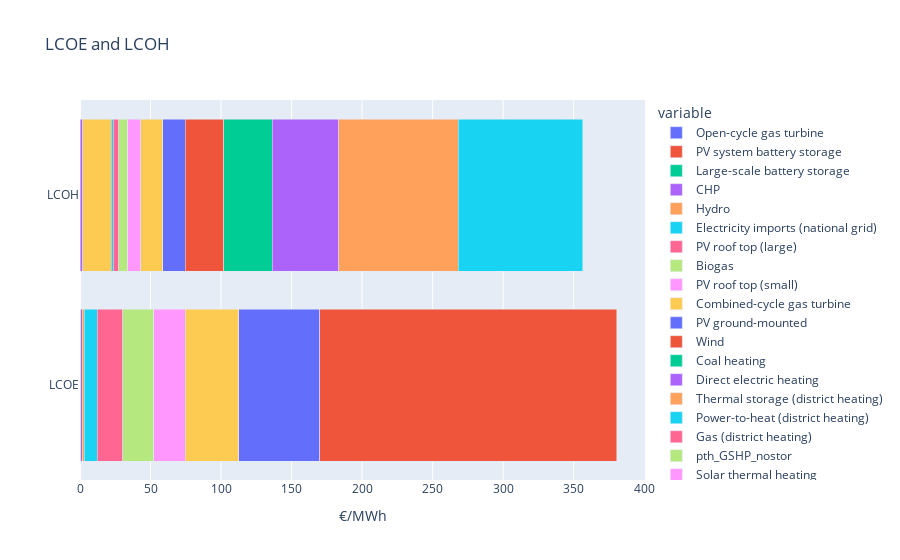

This figure's notebook cell:
### Markdown cell above
## compare LCOE, LCOH

### Code cell
values = ['LCOE','LCOH']

df = pd.DataFrame([results_scns[scenario]['results_t'][i] for i in values], index=values)

df = df.rename(columns=PRINT_NAMES)

df = df.sort_values(by=values, axis=1, ascending=True)

fig = px.bar(df, orientation='h', title='LCOE and LCOH')

fig.update_layout(barmode='stack', xaxis={'categoryorder':'total ascending'})
fig.update_xaxes(title_text='€/MWh')
fig.update_yaxes(title_text='')
fig.show()

### Figure 1 — Plotly figure (JSON) as saved in the notebook; plotly's stock layout.template omitted (floating-point values rounded to 4 significant figures)
{"data": [{"alignmentgroup": "True", "hovertemplate": "variable=Open-cycle gas turbine<br>value=%{x}<br>index=%{y}<extra></extra>", "legendgroup": "Open-cycle gas turbine", "marker": {"color": "#636efa"}, "name": "Open-cycle gas turbine", "offsetgroup": "Open-cycle gas turbine", "orientation": "h", "showlegend": true, "textposition": "auto", "type": "bar", "x": [0, null], "xaxis": "x", "y": ["LCOE", "LCOH"], "yaxis": "y"}, {"alignmentgroup": "True", "hovertemplate": "variable=PV system battery storage<br>value=%{x}<br>index=%{y}<extra></extra>", "legendgroup": "PV system battery storage", "marker": {"color": "#EF553B"}, "name": "PV system battery storage", "offsetgroup": "PV system battery storage", "orientation": "h", "showlegend": true, "textposition": "auto", "type": "bar", "x": [0, null], "xaxis": "x", "y": ["LCOE", "LCOH"], "yaxis": "y"}, {"alignmentgroup": "True", "hovertemplate": "variable=Large-scale battery storage<br>value=%{x}<br>index=%{y}<extra></extra>", "legendgroup": "Large-scale battery storage", "marker": {"color": "#00cc96"}, "name": "Large-scale battery storage", "offsetgroup": "Large-scale battery storage", "orientation": "h", "showlegend": true, "textposition": "auto", "type": "bar", "x": [0.3843, null], "xaxis": "x", "y": ["LCOE", "LCOH"], "yaxis": "y"}, {"alignmentgroup": "True", "hovertemplate": "variable=CHP<br>value=%{x}<br>index=%{y}<extra></extra>", "legendgroup": "CHP", "marker": {"color": "#ab63fa"}, "name": "CHP", "offsetgroup": "CHP", "orientation": "h", "showlegend": true, "textposition": "auto", "type": "bar", "x": [1.265, 1.779], "xaxis": "x", "y": ["LCOE", "LCOH"], "yaxis": "y"}, {"alignmentgroup": "True", "hovertemplate": "variable=Hydro<br>value=%{x}<br>index=%{y}<extra></extra>", "legendgroup": "Hydro", "marker": {"color": "#FFA15A"}, "name": "Hydro", "offsetgroup": "Hydro", "orientation": "h", "showlegend": true, "textposition": "auto", "type": "bar", "x": [1.369, null], "xaxis": "x", "y": ["LCOE", "LCOH"], "yaxis": "y"}, {"alignmentgroup": "True", "hovertemplate": "variable=Electricity imports (national grid)<br>value=%{x}<br>index=%{y}<extra></extra>", "legendgroup": "Electricity imports (national grid)", "marker": {"color": "#19d3f3"}, "name": "Electricity imports (national grid)", "offsetgroup": "Electricity imports (national grid)", "orientation": "h", "showlegend": true, "textposition": "auto", "type": "bar", "x": [9.365, null], "xaxis": "x", "y": ["LCOE", "LCOH"], "yaxis": "y"}, {"alignmentgroup": "True", "hovertemplate": "variable=PV roof top (large)<br>value=%{x}<br>index=%{y}<extra></extra>", "legendgroup": "PV roof top (large)", "marker": {"color": "#FF6692"}, "name": "PV roof top (large)", "offsetgroup": "PV roof top (large)", "orientation": "h", "showlegend": true, "textposition": "auto", "type": "bar", "x": [17.86, null], "xaxis": "x", "y": ["LCOE", "LCOH"], "yaxis": "y"}, {"alignmentgroup": "True", "hovertemplate": "variable=Biogas<br>value=%{x}<br>index=%{y}<extra></extra>", "legendgroup": "Biogas", "marker": {"color": "#B6E880"}, "name": "Biogas", "offsetgroup": "Biogas", "orientation": "h", "showlegend": true, "textposition": "auto", "type": "bar", "x": [21.93, null], "xaxis": "x", "y": ["LCOE", "LCOH"], "yaxis": "y"}, {"alignmentgroup": "True", "hovertemplate": "variable=PV roof top (small)<br>value=%{x}<br>index=%{y}<extra></extra>", "legendgroup": "PV roof top (small)", "marker": {"color": "#FF97FF"}, "name": "PV roof top (small)", "offsetgroup": "PV roof top (small)", "orientation": "h", "showlegend": true, "textposition": "auto", "type": "bar", "x": [22.38, null], "xaxis": "x", "y": ["LCOE", "LCOH"], "yaxis": "y"}, {"alignmentgroup": "True", "hovertemplate": "variable=Combined-cycle gas turbine<br>value=%{x}<br>index=%{y}<extra></extra>", "legendgroup": "Combined-cycle gas turbine", "marker": {"color": "#FECB52"}, "name": "Combined-cycle gas turbine", "offsetgroup": "Combined-cycle gas turbine", "orientation": "h", "showlegend": true, "textposition": "auto", "type": "bar", "x": [38.03, 20.21], "xaxis": "x", "y": ["LCOE", "LCOH"], "yaxis": "y"}, {"alignmentgroup": "True", "hovertemplate": "variable=PV ground-mounted<br>value=%{x}<br>index=%{y}<extra></extra>", "legendgroup": "PV ground-mounted", "marker": {"color": "#636efa"}, "name": "PV ground-mounted", "offsetgroup": "PV ground-mounted", "orientation": "h", "showlegend": true, "textposition": "auto", "type": "bar", "x": [57.25, null], "xaxis": "x", "y": ["LCOE", "LCOH"], "yaxis": "y"}, {"alignmentgroup": "True", "hovertemplate": "variable=Wind<br>value=%{x}<br>index=%{y}<extra></extra>", "legendgroup": "Wind", "marker": {"color": "#EF553B"}, "name": "Wind", "offsetgroup": "Wind", "orientation": "h", "showlegend": true, "textposition": "auto", "type": "bar", "x": [210.7, null], "xaxis": "x", "y": ["LCOE", "LCOH"], "yaxis": "y"}, {"alignmentgroup": "True", "hovertemplate": "variable=Coal heating<br>value=%{x}<br>index=%{y}<extra></extra>", "legendgroup": "Coal heating", "marker": {"color": "#00cc96"}, "name": "Coal heating", "offsetgroup": "Coal heating", "orientation": "h", "showlegend": true, "textposition": "auto", "type": "bar", "x": [null, 0], "xaxis": "x", "y": ["LCOE", "LCOH"], "yaxis": "y"}, {"alignmentgroup": "True", "hovertemplate": "variable=Direct electric heating<br>value=%{x}<br>index=%{y}<extra></extra>", "legendgroup": "Direct electric heating", "marker": {"color": "#ab63fa"}, "name": "Direct electric heating", "offsetgroup": "Direct electric heating", "orientation": "h", "showlegend": true, "textposition": "auto", "type": "bar", "x": [null, 0], "xaxis": "x", "y": ["LCOE", "LCOH"], "yaxis": "y"}, {"alignmentgroup": "True", "hovertemplate": "variable=Thermal storage (district heating)<br>value=%{x}<br>index=%{y}<extra></extra>", "legendgroup": "Thermal storage (district heating)", "marker": {"color": "#FFA15A"}, "name": "Thermal storage (district heating)", "offsetgroup": "Thermal storage (district heating)", "orientation": "h", "showlegend": true, "textposition": "auto", "type": "bar", "x": [null, 0.04512], "xaxis": "x", "y": ["LCOE", "LCOH"], "yaxis": "y"}, {"alignmentgroup": "True", "hovertemplate": "variable=Power-to-heat (district heating)<br>value=%{x}<br>index=%{y}<extra></extra>", "legendgroup": "Power-to-heat (district heating)", "marker": {"color": "#19d3f3"}, "name": "Power-to-heat (district heating)", "offsetgroup": "Power-to-heat (district heating)", "orientation": "h", "showlegend": true, "textposition": "auto", "type": "bar", "x": [null, 1.433], "xaxis": "x", "y": ["LCOE", "LCOH"], "yaxis": "y"}, {"alignmentgroup": "True", "hovertemplate": "variable=Gas (district heating)<br>value=%{x}<br>index=%{y}<extra></extra>", "legendgroup": "Gas (district heating)", "marker": {"color": "#FF6692"}, "name": "Gas (district heating)", "offsetgroup": "Gas (district heating)", "orientation": "h", "showlegend": true, "textposition": "auto", "type": "bar", "x": [null, 4.115], "xaxis": "x", "y": ["LCOE", "LCOH"], "yaxis": "y"}, {"alignmentgroup": "True", "hovertemplate": "variable=pth_GSHP_nostor<br>value=%{x}<br>index=%{y}<extra></extra>", "legendgroup": "pth_GSHP_nostor", "marker": {"color": "#B6E880"}, "name": "pth_GSHP_nostor", "offsetgroup": "pth_GSHP_nostor", "orientation": "h", "showlegend": true, "textposition": "auto", "type": "bar", "x": [null, 6.399], "xaxis": "x", "y": ["LCOE", "LCOH"], "yaxis": "y"}, {"alignmentgroup": "True", "hovertemplate": "variable=Solar thermal heating<br>value=%{x}<br>index=%{y}<extra></extra>", "legendgroup": "Solar thermal heating", "marker": {"color": "#FF97FF"}, "name": "Solar thermal heating", "offsetgroup": "Solar thermal heating", "orientation": "h", "showlegend": true, "textposition": "auto", "type": "bar", "x": [null, 9.156], "xaxis": "x", "y": ["LCOE", "LCOH"], "yaxis": "y"}, {"alignmentgroup": "True", "hovertemplate": "variable=pth_GSHP_stor<br>value=%{x}<br>index=%{y}<extra></extra>", "legendgroup": "pth_GSHP_stor", "marker": {"color": "#FECB52"}, "name": "pth_GSHP_stor", "offsetgroup": "pth_GSHP_stor", "orientation": "h", "showlegend": true, "textposition": "auto", "type": "bar", "x": [null, 15.67], "xaxis": "x", "y": ["LCOE", "LCOH"], "yaxis": "y"}, {"alignmentgroup": "True", "hovertemplate": "variable=Wood heating<br>value=%{x}<br>index=%{y}<extra></extra>", "legendgroup": "Wood heating", "marker": {"color": "#636efa"}, "name": "Wood heating", "offsetgroup": "Wood heating", "orientation": "h", "showlegend": true, "textposition": "auto", "type": "bar", "x": [null, 15.96], "xaxis": "x", "y": ["LCOE", "LCOH"], "yaxis": "y"}, {"alignmentgroup": "True", "hovertemplate": "variable=Oil heating<br>value=%{x}<br>index=%{y}<extra></extra>", "legendgroup": "Oil heating", "marker": {"color": "#EF553B"}, "name": "Oil heating", "offsetgroup": "Oil heating", "orientation": "h", "showlegend": true, "textposition": "auto", "type": "bar", "x": [null, 27.0], "xaxis": "x", "y": ["LCOE", "LCOH"], "yaxis": "y"}, {"alignmentgroup": "True", "hovertemplate": "variable=pth_ASHP_nostor<br>value=%{x}<br>index=%{y}<extra></extra>", "legendgroup": "pth_ASHP_nostor", "marker": {"color": "#00cc96"}, "name": "pth_ASHP_nostor", "offsetgroup": "pth_ASHP_nostor", "orientation": "h", "showlegend": true, "textposition": "auto", "type": "bar", "x": [null, 34.65], "xaxis": "x", "y": ["LCOE", "LCOH"], "yaxis": "y"}, {"alignmentgroup": "True", "hovertemplate": "variable=Thermal storage<br>value=%{x}<br>index=%{y}<extra></extra>", "legendgroup": "Thermal storage", "marker": {"color": "#ab63fa"}, "name": "Thermal storage", "offsetgroup": "Thermal storage", "orientation": "h", "showlegend": true, "textposition": "auto", "type": "bar", "x": [null, 46.91], "xaxis": "x", "y": ["LCOE", "LCOH"], "yaxis": "y"}, {"alignmentgroup": "True", "hovertemplate": "variable=pth_ASHP_stor<br>value=%{x}<br>index=%{y}<extra></extra>", "legendgroup": "pth_ASHP_stor", "marker": {"color": "#FFA15A"}, "name": "pth_ASHP_stor", "offsetgroup": "pth_ASHP_stor", "orientation": "h", "showlegend": true, "textposition": "auto", "type": "bar", "x": [null, 84.84], "xaxis": "x", "y": ["LCOE", "LCOH"], "yaxis": "y"}, {"alignmentgroup": "True", "hovertemplate": "variable=Gas heating<br>value=%{x}<br>index=%{y}<extra></extra>", "legendgroup": "Gas heating", "marker": {"color": "#19d3f3"}, "name": "Gas heating", "offsetgroup": "Gas heating", "orientation": "h", "showlegend": true, "textposition": "auto", "type": "bar", "x": [null, 88.35], "xaxis": "x", "y": ["LCOE", "LCOH"], "yaxis": "y"}], "layout": {"barmode": "stack", "legend": {"title": {"text": "variable"}, "tracegroupgap": 0}, "title": {"text": "LCOE and LCOH"}, "xaxis": {"anchor": "y", "categoryorder": "total ascending", "domain": [0, 1], "title": {"text": "€/MWh"}}, "yaxis": {"anchor": "x", "domain": [0, 1], "title": {"text": ""}}}}
